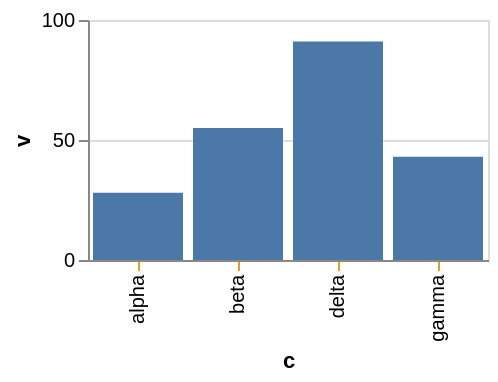

The Vega-Lite source for this figure:
### Vega-Lite specification from a JSON file in a GitHub repository (floating-point values rounded to 4 significant figures)
{"$schema": "https://vega.github.io/schema/vega-lite/v6.json", "width": 200, "height": 120, "data": {"values": [{"c": "alpha", "v": 28, "w": 3, "t": "2024-01-07"}, {"c": "beta", "v": 55, "w": 7, "t": "2024-03-19"}, {"c": "gamma", "v": 43, "w": 5, "t": "2024-06-02"}, {"c": "delta", "v": 91, "w": 9, "t": "2024-09-11"}]}, "mark": "bar", "encoding": {"x": {"field": "c", "type": "nominal"}, "y": {"field": "v", "type": "quantitative"}}, "config": {"axisX": {"tickColor": "goldenrod"}}}
